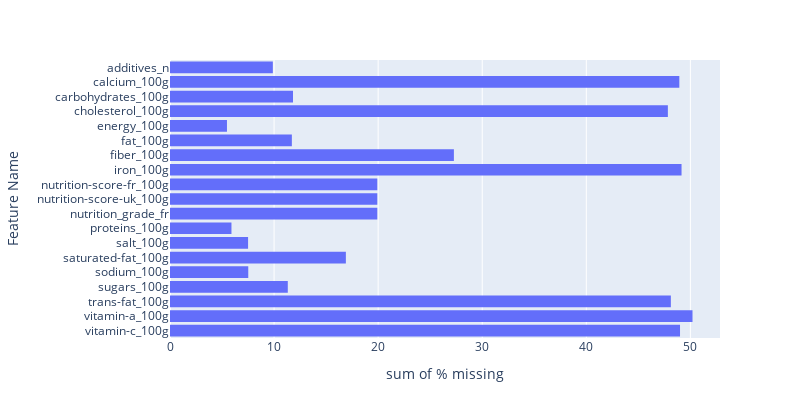

This figure's notebook cell:
### Code cell
# suppression des lignes vides
df.dropna(axis=0, how="all", inplace=True)

# affichage des variables restantes et % nulls mis à jour
df_prct_missing = percent_missing(df)

fig = px.histogram(df_prct_missing, x="% missing", 
    y="Feature Name",
    width=800, height=df_prct_missing.shape[0]*22
    ).update_yaxes(categoryorder='category descending')

fig.show()
print(df.shape)

### Figure 1 — Plotly figure (JSON) as saved in the notebook; plotly's stock layout.template omitted (floating-point values rounded to 4 significant figures)
{"data": [{"alignmentgroup": "True", "bingroup": "y", "histfunc": "sum", "hovertemplate": "sum of % missing=%{x}<br>Feature Name=%{y}<extra></extra>", "legendgroup": "", "marker": {"color": "#636efa", "pattern": {"shape": ""}}, "name": "", "offsetgroup": "", "orientation": "h", "showlegend": false, "type": "histogram", "x": [50.2, 49.15, 49.0, 48.94, 48.12, 47.84, 27.28, 19.92, 19.92, 19.92, 16.9, 11.82, 11.71, 11.32, 9.881, 7.519, 7.502, 5.905, 5.474], "xaxis": "x", "y": ["vitamin-a_100g", "iron_100g", "vitamin-c_100g", "calcium_100g", "trans-fat_100g", "cholesterol_100g", "fiber_100g", "nutrition-score-fr_100g", "nutrition-score-uk_100g", "nutrition_grade_fr", "saturated-fat_100g", "carbohydrates_100g", "fat_100g", "sugars_100g", "additives_n", "sodium_100g", "salt_100g", "proteins_100g", "energy_100g"], "yaxis": "y"}], "layout": {"barmode": "relative", "height": 418, "legend": {"tracegroupgap": 0}, "margin": {"t": 60}, "width": 800, "xaxis": {"anchor": "y", "domain": [0, 1], "title": {"text": "sum of % missing"}}, "yaxis": {"anchor": "x", "categoryorder": "category descending", "domain": [0, 1], "title": {"text": "Feature Name"}}}}
